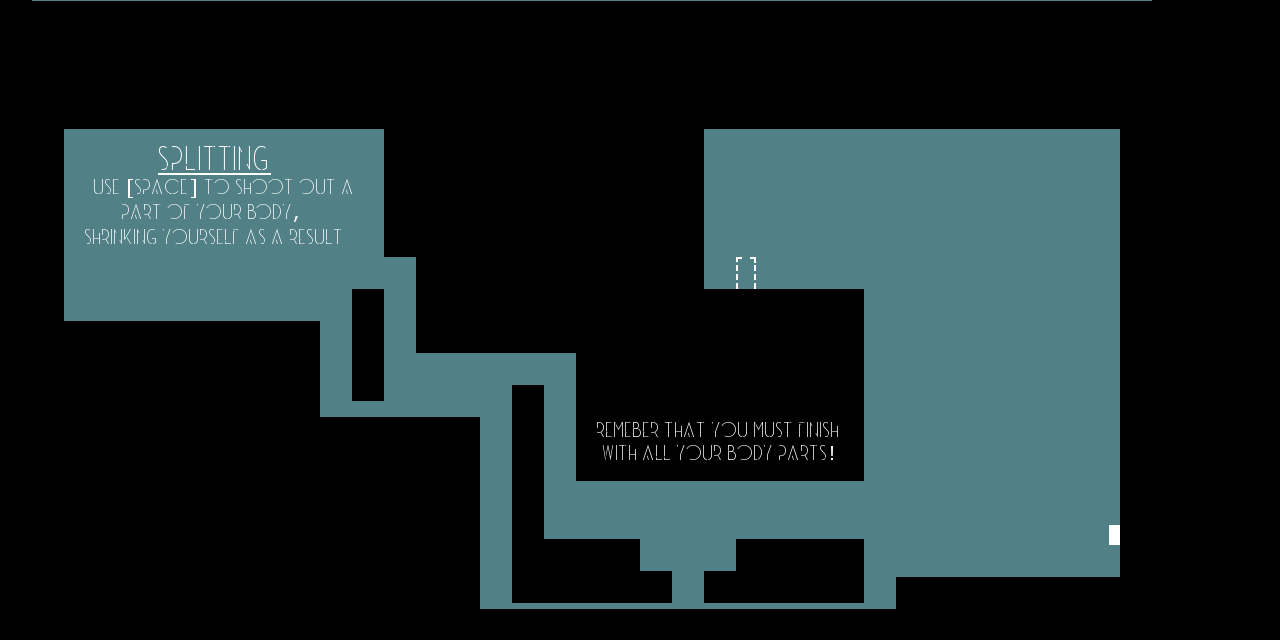

Tiled map render using the project's own tile images. Description and the map definition, with tile-layer contents summarised, below:
An orthogonal 40x20 tile map with 32x32 px tiles, 1 tile layer (Tile Layer 1) and 22 objects (mainPlayer).

<map version="1.0" orientation="orthogonal" renderorder="right-down" width="40" height="20" tilewidth="32" tileheight="32" nextobjectid="31">
 <tileset firstgid="1" name="sprites2" tilewidth="32" tileheight="32">
  <image source="sprites2.png" width="2048" height="1024" />
 </tileset>
 <layer name="Tile Layer 1" width="40" height="20">
  <data>[800 cells, 700 non-empty, 689 distinct tile ids]</data>
 </layer>
 <objectgroup name="Player Layer 1">
  <object id="1" name="mainPlayer" x="150" y="274" width="20" height="32">
   <properties>
    <property name="framewidth" value="32" />
    <property name="image" value="player" />
   </properties>
  </object>
 </objectgroup>
 <objectgroup name="Collision">
  <object id="2" x="32" y="320" width="288" height="319" />
  <object id="3" x="319" y="416" width="160" height="221" />
  <object id="4" x="481" y="608" width="640" height="32" />
  <object id="5" x="1230" y="654" height="16" />
  <object id="7" x="32" y="0" width="31" height="324" />
  <object id="9" x="64" y="0" width="1057" height="128" />
  <object id="10" x="385" y="128" width="318" height="125" />
  <object id="11" x="384" y="254" width="318" height="1" />
  <object id="12" x="416" y="255" width="287" height="97" />
  <object id="14" x="575" y="295" width="288" height="185" />
  <object id="17" x="702" y="288" width="161" height="34" />
  <object id="18" x="1120" y="-1" width="31" height="641" />
  <object id="19" x="351" y="289" width="32" height="110" />
  <object id="20" x="512" y="386" width="32" height="216" />
  <object id="21" x="544" y="538" width="96" height="63" />
  <object id="23" x="641" y="570" width="30" height="31" />
  <object id="24" x="704" y="572" width="31" height="30" />
  <object id="25" x="736" y="540" width="128" height="62" />
 </objectgroup>
 <objectgroup name="Lift">
  <object id="27" x="896" y="577" width="224" height="31" />
 </objectgroup>
 <objectgroup name="door">
  <object id="29" x="736" y="257" width="18" height="31" />
 </objectgroup>
 <objectgroup name="button">
  <object id="30" x="1109" y="525" width="10" height="18" />
 </objectgroup>
</map>
